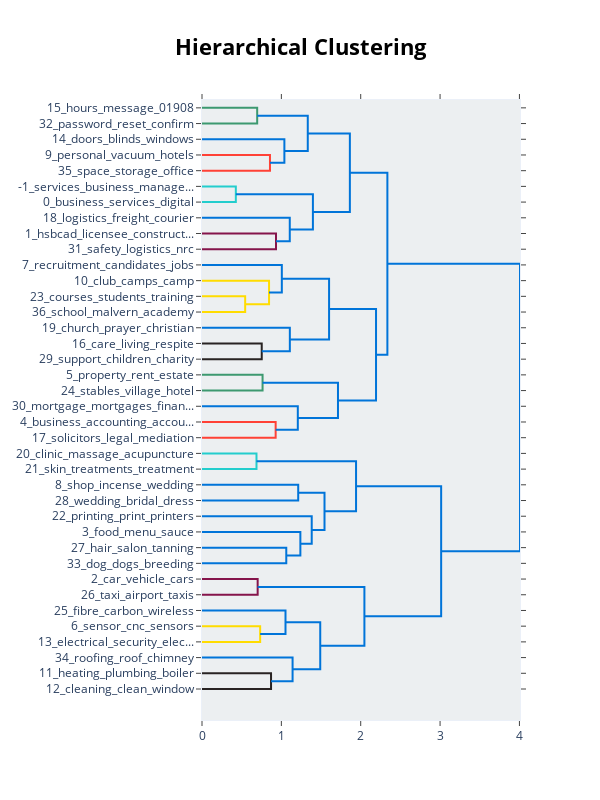

Notebook cell for this chart:
### Code cell
topic_model.visualize_hierarchy(height=800, width=600, orientation="left")

### Figure 1 — Plotly figure (JSON) as saved in the notebook; plotly's stock layout.template omitted (floating-point values rounded to 4 significant figures)
{"data": [{"hoverinfo": "text", "marker": {"color": "rgb(61,153,112)"}, "mode": "lines", "type": "scatter", "x": [0, 0.6953, 0.6953, 0], "xaxis": "x", "y": [-5, -5, -15, -15], "yaxis": "y"}, {"hoverinfo": "text", "marker": {"color": "rgb(255,65,54)"}, "mode": "lines", "type": "scatter", "x": [0, 0.8566, 0.8566, 0], "xaxis": "x", "y": [-35, -35, -45, -45], "yaxis": "y"}, {"hoverinfo": "text", "marker": {"color": "rgb(0,116,217)"}, "mode": "lines", "type": "scatter", "x": [0, 1.038, 1.038, 0.8566], "xaxis": "x", "y": [-25, -25, -40, -40], "yaxis": "y"}, {"hoverinfo": "text", "marker": {"color": "rgb(0,116,217)"}, "mode": "lines", "type": "scatter", "x": [0.6953, 1.333, 1.333, 1.038], "xaxis": "x", "y": [-10, -10, -32.5, -32.5], "yaxis": "y"}, {"hoverinfo": "text", "marker": {"color": "rgb(35,205,205)"}, "mode": "lines", "type": "scatter", "x": [0, 0.4263, 0.4263, 0], "xaxis": "x", "y": [-55, -55, -65, -65], "yaxis": "y"}, {"hoverinfo": "text", "marker": {"color": "rgb(133,20,75)"}, "mode": "lines", "type": "scatter", "x": [0, 0.9325, 0.9325, 0], "xaxis": "x", "y": [-85, -85, -95, -95], "yaxis": "y"}, {"hoverinfo": "text", "marker": {"color": "rgb(0,116,217)"}, "mode": "lines", "type": "scatter", "x": [0, 1.106, 1.106, 0.9325], "xaxis": "x", "y": [-75, -75, -90, -90], "yaxis": "y"}, {"hoverinfo": "text", "marker": {"color": "rgb(0,116,217)"}, "mode": "lines", "type": "scatter", "x": [0.4263, 1.398, 1.398, 1.106], "xaxis": "x", "y": [-60, -60, -82.5, -82.5], "yaxis": "y"}, {"hoverinfo": "text", "marker": {"color": "rgb(0,116,217)"}, "mode": "lines", "type": "scatter", "x": [1.333, 1.863, 1.863, 1.398], "xaxis": "x", "y": [-21.25, -21.25, -71.25, -71.25], "yaxis": "y"}, {"hoverinfo": "text", "marker": {"color": "rgb(255,220,0)"}, "mode": "lines", "type": "scatter", "x": [0, 0.5439, 0.5439, 0], "xaxis": "x", "y": [-125, -125, -135, -135], "yaxis": "y"}, {"hoverinfo": "text", "marker": {"color": "rgb(255,220,0)"}, "mode": "lines", "type": "scatter", "x": [0, 0.8449, 0.8449, 0.5439], "xaxis": "x", "y": [-115, -115, -130, -130], "yaxis": "y"}, {"hoverinfo": "text", "marker": {"color": "rgb(0,116,217)"}, "mode": "lines", "type": "scatter", "x": [0, 1.006, 1.006, 0.8449], "xaxis": "x", "y": [-105, -105, -122.5, -122.5], "yaxis": "y"}, {"hoverinfo": "text", "marker": {"color": "rgb(40,35,35)"}, "mode": "lines", "type": "scatter", "x": [0, 0.7528, 0.7528, 0], "xaxis": "x", "y": [-155, -155, -165, -165], "yaxis": "y"}, {"hoverinfo": "text", "marker": {"color": "rgb(0,116,217)"}, "mode": "lines", "type": "scatter", "x": [0, 1.107, 1.107, 0.7528], "xaxis": "x", "y": [-145, -145, -160, -160], "yaxis": "y"}, {"hoverinfo": "text", "marker": {"color": "rgb(0,116,217)"}, "mode": "lines", "type": "scatter", "x": [1.006, 1.601, 1.601, 1.107], "xaxis": "x", "y": [-113.8, -113.8, -152.5, -152.5], "yaxis": "y"}, {"hoverinfo": "text", "marker": {"color": "rgb(61,153,112)"}, "mode": "lines", "type": "scatter", "x": [0, 0.7633, 0.7633, 0], "xaxis": "x", "y": [-175, -175, -185, -185], "yaxis": "y"}, {"hoverinfo": "text", "marker": {"color": "rgb(255,65,54)"}, "mode": "lines", "type": "scatter", "x": [0, 0.9281, 0.9281, 0], "xaxis": "x", "y": [-205, -205, -215, -215], "yaxis": "y"}, {"hoverinfo": "text", "marker": {"color": "rgb(0,116,217)"}, "mode": "lines", "type": "scatter", "x": [0, 1.207, 1.207, 0.9281], "xaxis": "x", "y": [-195, -195, -210, -210], "yaxis": "y"}, {"hoverinfo": "text", "marker": {"color": "rgb(0,116,217)"}, "mode": "lines", "type": "scatter", "x": [0.7633, 1.714, 1.714, 1.207], "xaxis": "x", "y": [-180, -180, -202.5, -202.5], "yaxis": "y"}, {"hoverinfo": "text", "marker": {"color": "rgb(0,116,217)"}, "mode": "lines", "type": "scatter", "x": [1.601, 2.193, 2.193, 1.714], "xaxis": "x", "y": [-133.1, -133.1, -191.2, -191.2], "yaxis": "y"}, {"hoverinfo": "text", "marker": {"color": "rgb(0,116,217)"}, "mode": "lines", "type": "scatter", "x": [1.863, 2.336, 2.336, 2.193], "xaxis": "x", "y": [-46.25, -46.25, -162.2, -162.2], "yaxis": "y"}, {"hoverinfo": "text", "marker": {"color": "rgb(35,205,205)"}, "mode": "lines", "type": "scatter", "x": [0, 0.6866, 0.6866, 0], "xaxis": "x", "y": [-225, -225, -235, -235], "yaxis": "y"}, {"hoverinfo": "text", "marker": {"color": "rgb(0,116,217)"}, "mode": "lines", "type": "scatter", "x": [0, 1.212, 1.212, 0], "xaxis": "x", "y": [-245, -245, -255, -255], "yaxis": "y"}, {"hoverinfo": "text", "marker": {"color": "rgb(0,116,217)"}, "mode": "lines", "type": "scatter", "x": [0, 1.062, 1.062, 0], "xaxis": "x", "y": [-285, -285, -295, -295], "yaxis": "y"}, {"hoverinfo": "text", "marker": {"color": "rgb(0,116,217)"}, "mode": "lines", "type": "scatter", "x": [0, 1.24, 1.24, 1.062], "xaxis": "x", "y": [-275, -275, -290, -290], "yaxis": "y"}, {"hoverinfo": "text", "marker": {"color": "rgb(0,116,217)"}, "mode": "lines", "type": "scatter", "x": [0, 1.383, 1.383, 1.24], "xaxis": "x", "y": [-265, -265, -282.5, -282.5], "yaxis": "y"}, {"hoverinfo": "text", "marker": {"color": "rgb(0,116,217)"}, "mode": "lines", "type": "scatter", "x": [1.212, 1.544, 1.544, 1.383], "xaxis": "x", "y": [-250, -250, -273.8, -273.8], "yaxis": "y"}, {"hoverinfo": "text", "marker": {"color": "rgb(0,116,217)"}, "mode": "lines", "type": "scatter", "x": [0.6866, 1.941, 1.941, 1.544], "xaxis": "x", "y": [-230, -230, -261.9, -261.9], "yaxis": "y"}, {"hoverinfo": "text", "marker": {"color": "rgb(133,20,75)"}, "mode": "lines", "type": "scatter", "x": [0, 0.7013, 0.7013, 0], "xaxis": "x", "y": [-305, -305, -315, -315], "yaxis": "y"}, {"hoverinfo": "text", "marker": {"color": "rgb(255,220,0)"}, "mode": "lines", "type": "scatter", "x": [0, 0.7329, 0.7329, 0], "xaxis": "x", "y": [-335, -335, -345, -345], "yaxis": "y"}, {"hoverinfo": "text", "marker": {"color": "rgb(0,116,217)"}, "mode": "lines", "type": "scatter", "x": [0, 1.052, 1.052, 0.7329], "xaxis": "x", "y": [-325, -325, -340, -340], "yaxis": "y"}, {"hoverinfo": "text", "marker": {"color": "rgb(40,35,35)"}, "mode": "lines", "type": "scatter", "x": [0, 0.87, 0.87, 0], "xaxis": "x", "y": [-365, -365, -375, -375], "yaxis": "y"}, {"hoverinfo": "text", "marker": {"color": "rgb(0,116,217)"}, "mode": "lines", "type": "scatter", "x": [0, 1.141, 1.141, 0.87], "xaxis": "x", "y": [-355, -355, -370, -370], "yaxis": "y"}, {"hoverinfo": "text", "marker": {"color": "rgb(0,116,217)"}, "mode": "lines", "type": "scatter", "x": [1.052, 1.49, 1.49, 1.141], "xaxis": "x", "y": [-332.5, -332.5, -362.5, -362.5], "yaxis": "y"}, {"hoverinfo": "text", "marker": {"color": "rgb(0,116,217)"}, "mode": "lines", "type": "scatter", "x": [0.7013, 2.046, 2.046, 1.49], "xaxis": "x", "y": [-310, -310, -347.5, -347.5], "yaxis": "y"}, {"hoverinfo": "text", "marker": {"color": "rgb(0,116,217)"}, "mode": "lines", "type": "scatter", "x": [1.941, 3.014, 3.014, 2.046], "xaxis": "x", "y": [-245.9, -245.9, -328.8, -328.8], "yaxis": "y"}, {"hoverinfo": "text", "marker": {"color": "rgb(0,116,217)"}, "mode": "lines", "type": "scatter", "x": [2.336, 4.007, 4.007, 3.014], "xaxis": "x", "y": [-104.2, -104.2, -287.3, -287.3], "yaxis": "y"}], "layout": {"autosize": false, "height": 800, "hoverlabel": {"bgcolor": "white", "font": {"family": "Rockwell", "size": 16}}, "hovermode": "closest", "plot_bgcolor": "#ECEFF1", "showlegend": false, "title": {"font": {"color": "Black", "size": 22}, "text": "<b>Hierarchical Clustering", "x": 0.5, "xanchor": "center", "y": 0.95, "yanchor": "top"}, "width": 600, "xaxis": {"mirror": "allticks", "rangemode": "tozero", "showgrid": false, "showline": true, "showticklabels": true, "ticks": "outside", "type": "linear", "zeroline": false}, "yaxis": {"mirror": "allticks", "rangemode": "tozero", "showgrid": false, "showline": true, "showticklabels": true, "tickmode": "array", "ticks": "outside", "ticktext": ["15_hours_message_01908", "32_password_reset_confirm", "14_doors_blinds_windows", "9_personal_vacuum_hotels", "35_space_storage_office", "-1_services_business_manage...", "0_business_services_digital", "18_logistics_freight_courier", "1_hsbcad_licensee_construct...", "31_safety_logistics_nrc", "7_recruitment_candidates_jobs", "10_club_camps_camp", "23_courses_students_training", "36_school_malvern_academy", "19_church_prayer_christian", "16_care_living_respite", "29_support_children_charity", "5_property_rent_estate", "24_stables_village_hotel", "30_mortgage_mortgages_finan...", "4_business_accounting_accou...", "17_solicitors_legal_mediation", "20_clinic_massage_acupuncture", "21_skin_treatments_treatment", "8_shop_incense_wedding", "28_wedding_bridal_dress", "22_printing_print_printers", "3_food_menu_sauce", "27_hair_salon_tanning", "33_dog_dogs_breeding", "2_car_vehicle_cars", "26_taxi_airport_taxis", "25_fibre_carbon_wireless", "6_sensor_cnc_sensors", "13_electrical_security_elec...", "34_roofing_roof_chimney", "11_heating_plumbing_boiler", "12_cleaning_clean_window"], "tickvals": [-5, -15, -25, -35, -45, -55, -65, -75, -85, -95, -105, -115, -125, -135, -145, -155, -165, -175, -185, -195, -205, -215, -225, -235, -245, -255, -265, -275, -285, -295, -305, -315, -325, -335, -345, -355, -365, -375], "type": "linear", "zeroline": false}}}
